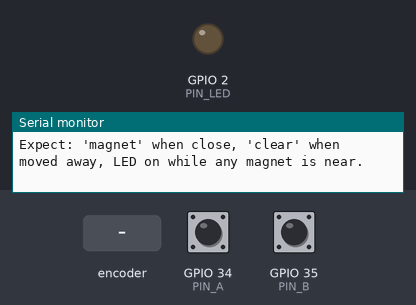
Simulated run of this sketch. Board: ESP32. On the bench: output pins drawn as LEDs (lit = HIGH), the last lines printed to the serial monitor. Dashed ring = blinking. Inputs (shaded band) come from the test bench; at power-on: GPIO 34 (PIN_A) HIGH, GPIO 35 (PIN_B) HIGH.

Above: at 1.2 s.
1.3 s: rotary encoder on GPIO 34 (PIN_A) / GPIO 35 (PIN_B) turned 3 steps (first pin leading)
At 1.31 s:
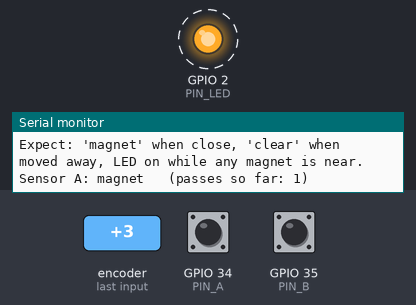
Timing chart, 0 to 4.3 s (numbered marks = the images above; inputs shaded):
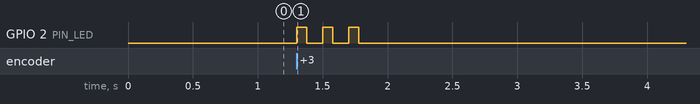

Measured:
- after the input at 1.3 s, GPIO 2 (PIN_LED): alternates HIGH for 0.08 s and LOW for 0.12 s, 6 changes in all, then stays LOW, starting at once

The sketch:

hall_test.ino
```cpp
// PART TEST: A3144 Hall sensors. Does each sensor see a magnet?
// Works on an Arduino (Mega/Uno) or the ESP32: pick the board in the IDE, the pins switch.
// Open the Serial Monitor at 115200 baud and wave a magnet past each sensor.
//
// The A3144 only reacts to ONE face of the magnet (south pole facing the printed side).
// If nothing happens, flip the magnet over before blaming the sensor.
//
// Wiring (A3144, flat printed side facing you, legs down: left = VCC, middle = GND, right = OUT)
//   Arduino:  VCC -> 5V,  GND -> GND,  OUT -> D2 (sensor A) / D3 (sensor B). No resistor needed.
//   ESP32:    VCC -> VIN, GND -> GND,  OUT -> GPIO 34 (A) / GPIO 35 (B),
//             plus a 10k resistor from each OUT to 3V3 (these pins have no built-in pull-up).

#if defined(ESP32)
const int PIN_A = 34;
const int PIN_B = 35;
const int PIN_LED = 2;          // blue LED on most ESP32 dev boards
const int INPUT_MODE = INPUT;   // external 10k pull-ups do the job
#else
const int PIN_A = 2;
const int PIN_B = 3;
const int PIN_LED = LED_BUILTIN;
const int INPUT_MODE = INPUT_PULLUP;
#endif

int lastA = HIGH, lastB = HIGH;
unsigned long countA = 0, countB = 0;

void setup() {
  Serial.begin(115200);
  pinMode(PIN_A, INPUT_MODE);
  pinMode(PIN_B, INPUT_MODE);
  pinMode(PIN_LED, OUTPUT);
  Serial.println(F("Hall test ready. Bring a magnet close to each sensor."));
  Serial.println(F("Expect: 'magnet' when close, 'clear' when moved away, LED on while any magnet is near."));
}

void loop() {
  int a = digitalRead(PIN_A);   // LOW = magnet detected
  int b = digitalRead(PIN_B);

  if (a != lastA) {
    if (a == LOW) countA++;
    Serial.print(F("Sensor A: "));
    Serial.print(a == LOW ? F("magnet") : F("clear"));
    Serial.print(F("   (passes so far: "));
    Serial.print(countA);
    Serial.println(F(")"));
    lastA = a;
  }
  if (b != lastB) {
    if (b == LOW) countB++;
    Serial.print(F("Sensor B: "));
    Serial.print(b == LOW ? F("magnet") : F("clear"));
    Serial.print(F("   (passes so far: "));
    Serial.print(countB);
    Serial.println(F(")"));
    lastB = b;
  }

  digitalWrite(PIN_LED, (a == LOW || b == LOW) ? HIGH : LOW);
  delay(2);  // tiny debounce
}
```
